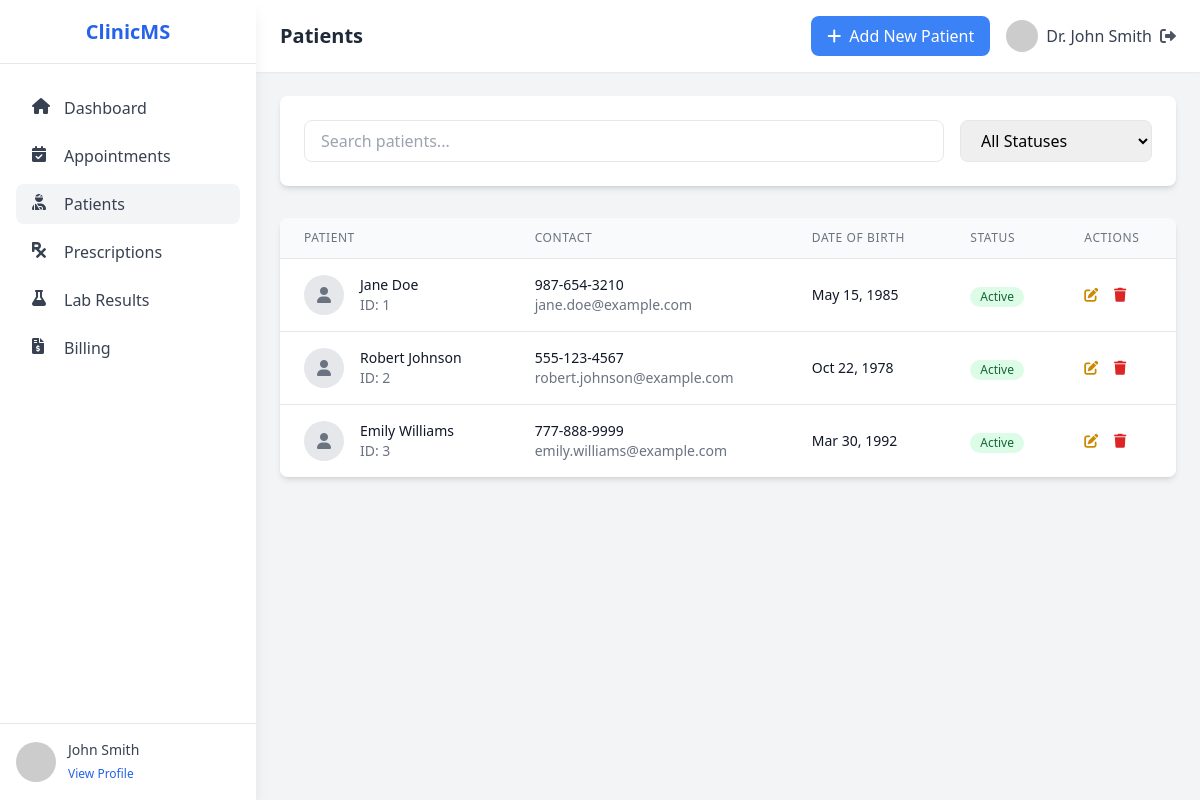
Screenshot of /patients.php (signed in) with the database file from the repository.
### tables this page shows
CREATE TABLE IF NOT EXISTS doctors (
    id INT AUTO_INCREMENT PRIMARY KEY,
    first_name VARCHAR(50) NOT NULL,
    last_name VARCHAR(50) NOT NULL,
    email VARCHAR(100) NOT NULL UNIQUE,
    password VARCHAR(255) NOT NULL,
    phone VARCHAR(20),
    specialization VARCHAR(100),
    created_at DATETIME DEFAULT CURRENT_TIMESTAMP
);

CREATE TABLE IF NOT EXISTS patients (
    id INT AUTO_INCREMENT PRIMARY KEY,
    first_name VARCHAR(50) NOT NULL,
    last_name VARCHAR(50) NOT NULL,
    email VARCHAR(100),
    phone VARCHAR(20),
    date_of_birth DATE,
    gender ENUM('M', 'F', 'Other'),
    address TEXT,
    medical_history TEXT,
    status ENUM('Active', 'Inactive') DEFAULT 'Active',
    created_at DATETIME DEFAULT CURRENT_TIMESTAMP
);

### patients.php (the view, shortened to what this page needs)
<?php
require_once 'config/database.php';
$doctor_id = $_SESSION['doctor_id'];
$stmt = $pdo->prepare("SELECT first_name, last_name FROM doctors WHERE id = :doctor_id");
$stmt->execute(['doctor_id' => $doctor_id]);
$doctor = $stmt->fetch();
$doctor_name = $doctor['first_name'] . ' ' . $doctor['last_name'];
try {
    $stmt = $pdo->query("SELECT * FROM patients ORDER BY created_at DESC");
    $patients = $stmt->fetchAll();
} catch (PDOException $e) {
    $error = "Error fetching patients: " . $e->getMessage();
    $patients = [];
}
?>
<!DOCTYPE html>
<html lang="en">
<head>
    <script src="https://cdn.tailwindcss.com"></script>
    <link rel="stylesheet" href="https://cdnjs.cloudflare.com/ajax/libs/font-awesome/6.0.0/css/all.min.css">
    <link href="https://unpkg.com/aos@2.3.1/dist/aos.css" rel="stylesheet">
</head>
<body class="bg-gray-100">
    <div class="flex h-screen">
        <div class="fixed inset-y-0 left-0 w-64 bg-white shadow-lg">
            <div class="flex flex-col h-full">
                <div class="flex items-center justify-center h-16 px-4 border-b">
                    <h1 class="text-xl font-bold text-blue-600">ClinicMS</h1>
                </div>
                <nav class="flex-1 px-4 py-6 space-y-2">
                    <a href="dashboard.php" class="flex items-center px-4 py-2 text-gray-700 hover:bg-gray-100 rounded-lg">
                        <i class="fas fa-home w-5 h-5 mr-3"></i>
                        Dashboard
                    </a>
                    <a href="appointments.php" class="flex items-center px-4 py-2 text-gray-700 hover:bg-gray-100 rounded-lg">
                        <i class="fas fa-calendar-check w-5 h-5 mr-3"></i>
                        Appointments
                    </a>
                    <a href="patients.php" class="flex items-center px-4 py-2 text-gray-700 bg-gray-100 rounded-lg">
                        <i class="fas fa-user-injured w-5 h-5 mr-3"></i>
                        Patients
                    </a>
                    <a href="prescriptions.php" class="flex items-center px-4 py-2 text-gray-700 hover:bg-gray-100 rounded-lg">
                        <i class="fas fa-prescription w-5 h-5 mr-3"></i>
                        Prescriptions
                    </a>
                    <a href="lab_results.php" class="flex items-center px-4 py-2 text-gray-700 hover:bg-gray-100 rounded-lg">
                        <i class="fas fa-flask w-5 h-5 mr-3"></i>
                        Lab Results
                    </a>
                    <a href="billing.php" class="flex items-center px-4 py-2 text-gray-700 hover:bg-gray-100 rounded-lg">
                        <i class="fas fa-file-invoice-dollar w-5 h-5 mr-3"></i>
                        Billing
                    </a>
                </nav>
                <div class="p-4 border-t">
                    <div class="flex items-center">
                        <div class="flex-shrink-0">
                            <img class="w-10 h-10 rounded-full" src="https://ui-avatars.com/api/?name=<?php echo urlencode($doctor_name); ?>&background=0D8ABC&color=fff" alt="Profile">
                        </div>
                        <div class="ml-3">
                            <p class="text-sm font-medium text-gray-700"><?php echo htmlspecialchars($doctor_name); ?></p>
                            <a href="profile.php" class="text-xs text-blue-600 hover:text-blue-800">View Profile</a>
                        </div>
                    </div>
                </div>
            </div>
        </div>
        <div class="ml-64 flex-1 overflow-auto">
            <header class="bg-white shadow-sm">
                <div class="flex items-center justify-between px-6 py-4">
                    <h2 class="text-xl font-semibold text-gray-800">Patients</h2>
                    <div class="flex items-center space-x-4">
                        <button onclick="openModal()" class="bg-blue-500 hover:bg-blue-600 text-white px-4 py-2 rounded-lg flex items-center">
                            <i class="fas fa-plus mr-2"></i>
                            Add New Patient
                        </button>
                        <div class="flex items-center space-x-2">
                            <img src="https://ui-avatars.com/api/?name=<?= urlencode($doctor_name) ?>&background=0D8ABC&color=fff" alt="Profile" class="w-8 h-8 rounded-full">
                            <span class="text-gray-700">Dr. <?= htmlspecialchars($doctor_name) ?></span>
                            <a href="logout.php" class="text-gray-600 hover:text-gray-800 ml-2" title="Logout">
                                <i class="fas fa-sign-out-alt"></i>
                            </a>
                        </div>
                    </div>
                </div>
            </header>
            <main class="p-6">
                <div class="bg-white rounded-lg shadow-md p-6 mb-8">
                    <div class="flex flex-col md:flex-row gap-4">
                        <div class="flex-1">
                            <input type="text" id="searchInput" placeholder="Search patients..." class="w-full px-4 py-2 border rounded-lg focus:outline-none focus:ring-2 focus:ring-blue-500">
                        </div>
                        <div class="w-full md:w-48">
                            <select id="statusFilter" class="w-full px-4 py-2 border rounded-lg focus:outline-none focus:ring-2 focus:ring-blue-500">
                                <option value="">All Statuses</option>
                            </select>
                        </div>
                    </div>
                </div>
                <?php if (empty($patients)): ?>
                <div class="bg-white rounded-lg shadow-sm p-6 text-center">
                    <div class="text-gray-500 mb-4">
                        <i class="fas fa-user-injured text-5xl mb-4"></i>
                        <h3 class="text-xl font-medium">No Patients</h3>
                        <p>There are no patients in the system yet.</p>
                    </div>
                    <button onclick="openModal()" class="bg-blue-500 hover:bg-blue-600 text-white px-4 py-2 rounded-lg">
                        <i class="fas fa-plus mr-2"></i>Add New Patient
                    </button>
                </div>
                <?php else: ?>
                <div class="bg-white rounded-lg shadow-md overflow-hidden" data-aos="fade-up">
                    <table class="min-w-full divide-y divide-gray-200">
                        <thead class="bg-gray-50">
                            <tr>
                                <th class="px-6 py-3 text-left text-xs font-medium text-gray-500 uppercase tracking-wider">Patient</th>
                                <th class="px-6 py-3 text-left text-xs font-medium text-gray-500 uppercase tracking-wider">Contact</th>
                                <th class="px-6 py-3 text-left text-xs font-medium text-gray-500 uppercase tracking-wider">Date of Birth</th>
                                <th class="px-6 py-3 text-left text-xs font-medium text-gray-500 uppercase tracking-wider">Status</th>
                                <th class="px-6 py-3 text-left text-xs font-medium text-gray-500 uppercase tracking-wider">Actions</th>
                            </tr>
                        </thead>
                        <tbody class="bg-white divide-y divide-gray-200">
                            <?php foreach ($patients as $patient): ?>
                            <tr>
                                <td class="px-6 py-4 whitespace-nowrap">
                                    <div class="flex items-center">
                                        <div class="flex-shrink-0 h-10 w-10">
                                            <div class="h-10 w-10 rounded-full bg-gray-200 flex items-center justify-center">
                                                <i class="fas fa-user text-gray-500"></i>
                                            </div>
                                        </div>
                                        <div class="ml-4">
                                            <div class="text-sm font-medium text-gray-900">
                                                <?php echo htmlspecialchars($patient['first_name'] . ' ' . $patient['last_name']); ?>
                                            </div>
                                            <div class="text-sm text-gray-500">
                                                ID: <?php echo $patient['id']; ?>
                                            </div>
                                        </div>
                                    </div>
                                </td>
                                <td class="px-6 py-4 whitespace-nowrap">
                                    <div class="text-sm text-gray-900"><?php echo htmlspecialchars($patient['phone']); ?></div>
                                    <div class="text-sm text-gray-500"><?php echo htmlspecialchars($patient['email']); ?></div>
                                </td>
                                <td class="px-6 py-4 whitespace-nowrap">
                                    <div class="text-sm text-gray-900">
                                        <?php echo date('M d, Y', strtotime($patient['date_of_birth'])); ?>
                                    </div>
                                </td>
                                <td class="px-6 py-4 whitespace-nowrap">
                                    <?php
                                    $status = isset($patient['status']) ? $patient['status'] : 'Active';
                                    $statusClass = ($status === 'Active') ? 'bg-green-100 text-green-800' : 'bg-red-100 text-red-800';
                                    ?>
                                    <span class="inline-block px-2.5 py-0.5 text-xs font-medium rounded-full <?php echo $statusClass; ?>">
                                        <?php echo htmlspecialchars($status); ?>
                                    </span>
                                </td>
                                <td class="px-6 py-4 whitespace-nowrap text-sm font-medium">
                                    <a href="#" onclick="editPatient(<?php echo $patient['id']; ?>)" class="text-yellow-600 hover:text-yellow-900 mr-3">
                                        <i class="fas fa-edit"></i>
                                    </a>
                                    <a href="#" onclick="deletePatient(<?php echo $patient['id']; ?>)" class="text-red-600 hover:text-red-900">
                                        <i class="fas fa-trash"></i>
                                    </a>
                                </td>
                            </tr>
                            <?php endforeach; ?>
                        </tbody>
                    </table>
                </div>
                <?php endif; ?>
            </main>
        </div>
    </div>
</body>
</html>

### rows the page displays
doctors: doctor_name "John Smith"
patients: first_name+last_name "Jane Doe", id "1", phone "987-654-3210", email "jane.doe@example.com", date_of_birth "May 15, 1985", status "Active"
patients: first_name+last_name "Robert Johnson", id "2", phone "555-123-4567", email "robert.johnson@example.com", date_of_birth "Oct 22, 1978", status "Active"
patients: first_name+last_name "Emily Williams", id "3", phone "777-888-9999", email "emily.williams@example.com", date_of_birth "Mar 30, 1992", status "Active"
